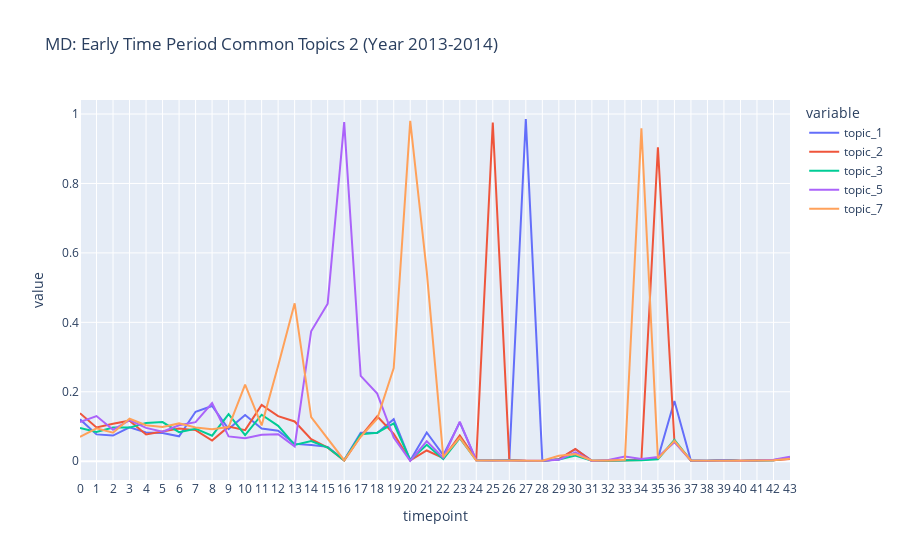

This figure's notebook cell:
### Markdown cell above
## MD: Early Time Period Common Topics 2 (Year 2013-201)

### Code cell
fig = px.line(md_dtm_td, x="timepoint", y=['topic_1', 'topic_2', 'topic_3', 'topic_5', 'topic_7'],
              title='MD: Early Time Period Common Topics 2 (Year 2013-2014)')
fig.update_xaxes(
    dtick="M1",
    tickformat="%b %d",
    ticklabelmode="period")
fig.show()

### Figure 1 — Plotly figure (JSON) as saved in the notebook; plotly's stock layout.template omitted (floating-point values rounded to 4 significant figures)
{"data": [{"hovertemplate": "variable=topic_1<br>timepoint=%{x}<br>value=%{y}<extra></extra>", "legendgroup": "topic_1", "line": {"color": "#636efa", "dash": "solid"}, "marker": {"symbol": "circle"}, "mode": "lines", "name": "topic_1", "orientation": "v", "showlegend": true, "type": "scatter", "x": [0, 1, 2, 3, 4, 5, 6, 7, 8, 9, 10, 11, 12, 13, 14, 15, 16, 17, 18, 19, 20, 21, 22, 23, 24, 25, 26, 27, 28, 29, 30, 31, 32, 33, 34, 35, 36, 37, 38, 39, 40, 41, 42, 43], "xaxis": "x", "y": [0.1205, 0.07717, 0.07379, 0.09733, 0.08264, 0.08095, 0.07175, 0.1424, 0.1591, 0.09252, 0.1332, 0.09395, 0.08788, 0.04988, 0.04695, 0.04135, 0.00322, 0.08165, 0.081, 0.1209, 0.002093, 0.0828, 0.01755, 0.1118, 0.002528, 0.002023, 0.004272, 0.9857, 0.001143, 0.005446, 0.03483, 0.001458, 0.001655, 0.002869, 0.004398, 0.008272, 0.1735, 0.001492, 0.0009189, 0.002875, 0.001102, 0.002381, 0.002402, 0.009588], "yaxis": "y"}, {"hovertemplate": "variable=topic_2<br>timepoint=%{x}<br>value=%{y}<extra></extra>", "legendgroup": "topic_2", "line": {"color": "#EF553B", "dash": "solid"}, "marker": {"symbol": "circle"}, "mode": "lines", "name": "topic_2", "orientation": "v", "showlegend": true, "type": "scatter", "x": [0, 1, 2, 3, 4, 5, 6, 7, 8, 9, 10, 11, 12, 13, 14, 15, 16, 17, 18, 19, 20, 21, 22, 23, 24, 25, 26, 27, 28, 29, 30, 31, 32, 33, 34, 35, 36, 37, 38, 39, 40, 41, 42, 43], "xaxis": "x", "y": [0.138, 0.09721, 0.1077, 0.1168, 0.07695, 0.08454, 0.09409, 0.0895, 0.05944, 0.09957, 0.08945, 0.1619, 0.1297, 0.1144, 0.06332, 0.03914, 0.001845, 0.07174, 0.1292, 0.0786, 0.002365, 0.03088, 0.008949, 0.07442, 0.00575, 0.9755, 0.004378, 0.001623, 0.0008404, 0.005909, 0.03541, 0.0005875, 0.001281, 0.003515, 0.003431, 0.9045, 0.05674, 0.002085, 0.000828, 0.003284, 0.001024, 0.001843, 0.002619, 0.006536], "yaxis": "y"}, {"hovertemplate": "variable=topic_3<br>timepoint=%{x}<br>value=%{y}<extra></extra>", "legendgroup": "topic_3", "line": {"color": "#00cc96", "dash": "solid"}, "marker": {"symbol": "circle"}, "mode": "lines", "name": "topic_3", "orientation": "v", "showlegend": true, "type": "scatter", "x": [0, 1, 2, 3, 4, 5, 6, 7, 8, 9, 10, 11, 12, 13, 14, 15, 16, 17, 18, 19, 20, 21, 22, 23, 24, 25, 26, 27, 28, 29, 30, 31, 32, 33, 34, 35, 36, 37, 38, 39, 40, 41, 42, 43], "xaxis": "x", "y": [0.09567, 0.08446, 0.09688, 0.09672, 0.11, 0.1127, 0.08364, 0.0936, 0.07355, 0.1356, 0.07499, 0.1338, 0.1018, 0.04681, 0.05793, 0.03929, 0.002762, 0.07756, 0.08212, 0.1089, 0.003452, 0.0472, 0.00646, 0.06622, 0.002427, 0.002658, 0.002994, 0.0007348, 0.001068, 0.004984, 0.01646, 0.001095, 0.00143, 0.002223, 0.00291, 0.00548, 0.06157, 0.001888, 0.001283, 0.003079, 0.0005548, 0.002274, 0.003054, 0.01011], "yaxis": "y"}, {"hovertemplate": "variable=topic_5<br>timepoint=%{x}<br>value=%{y}<extra></extra>", "legendgroup": "topic_5", "line": {"color": "#ab63fa", "dash": "solid"}, "marker": {"symbol": "circle"}, "mode": "lines", "name": "topic_5", "orientation": "v", "showlegend": true, "type": "scatter", "x": [0, 1, 2, 3, 4, 5, 6, 7, 8, 9, 10, 11, 12, 13, 14, 15, 16, 17, 18, 19, 20, 21, 22, 23, 24, 25, 26, 27, 28, 29, 30, 31, 32, 33, 34, 35, 36, 37, 38, 39, 40, 41, 42, 43], "xaxis": "x", "y": [0.1125, 0.13, 0.09058, 0.1186, 0.09591, 0.08505, 0.1035, 0.1125, 0.1676, 0.07136, 0.06589, 0.07609, 0.07776, 0.04266, 0.3744, 0.4537, 0.9769, 0.2456, 0.1949, 0.06802, 0.0009152, 0.05758, 0.009967, 0.114, 0.002628, 0.001493, 0.001822, 0.001058, 0.001068, 0.003943, 0.0256, 0.0008776, 0.003453, 0.01366, 0.006407, 0.01211, 0.05472, 0.00169, 0.0009189, 0.002875, 0.0008673, 0.00195, 0.004249, 0.01275], "yaxis": "y"}, {"hovertemplate": "variable=topic_7<br>timepoint=%{x}<br>value=%{y}<extra></extra>", "legendgroup": "topic_7", "line": {"color": "#FFA15A", "dash": "solid"}, "marker": {"symbol": "circle"}, "mode": "lines", "name": "topic_7", "orientation": "v", "showlegend": true, "type": "scatter", "x": [0, 1, 2, 3, 4, 5, 6, 7, 8, 9, 10, 11, 12, 13, 14, 15, 16, 17, 18, 19, 20, 21, 22, 23, 24, 25, 26, 27, 28, 29, 30, 31, 32, 33, 34, 35, 36, 37, 38, 39, 40, 41, 42, 43], "xaxis": "x", "y": [0.06982, 0.09478, 0.08189, 0.1222, 0.1038, 0.09887, 0.1089, 0.09729, 0.09202, 0.09839, 0.2203, 0.1032, 0.2749, 0.4548, 0.1271, 0.06356, 0.002762, 0.07045, 0.1224, 0.268, 0.9804, 0.5469, 0.01155, 0.06804, 0.001722, 0.001705, 0.001928, 0.002754, 0.001446, 0.01539, 0.02031, 0.001965, 0.001805, 0.004345, 0.9589, 0.007574, 0.05876, 0.001987, 0.001192, 0.002465, 0.001492, 0.001735, 0.002402, 0.007062], "yaxis": "y"}], "layout": {"legend": {"title": {"text": "variable"}, "tracegroupgap": 0}, "title": {"text": "MD: Early Time Period Common Topics 2 (Year 2013-2014)"}, "xaxis": {"anchor": "y", "domain": [0, 1], "dtick": "M1", "tickformat": "%b %d", "ticklabelmode": "period", "title": {"text": "timepoint"}}, "yaxis": {"anchor": "x", "domain": [0, 1], "title": {"text": "value"}}}}
